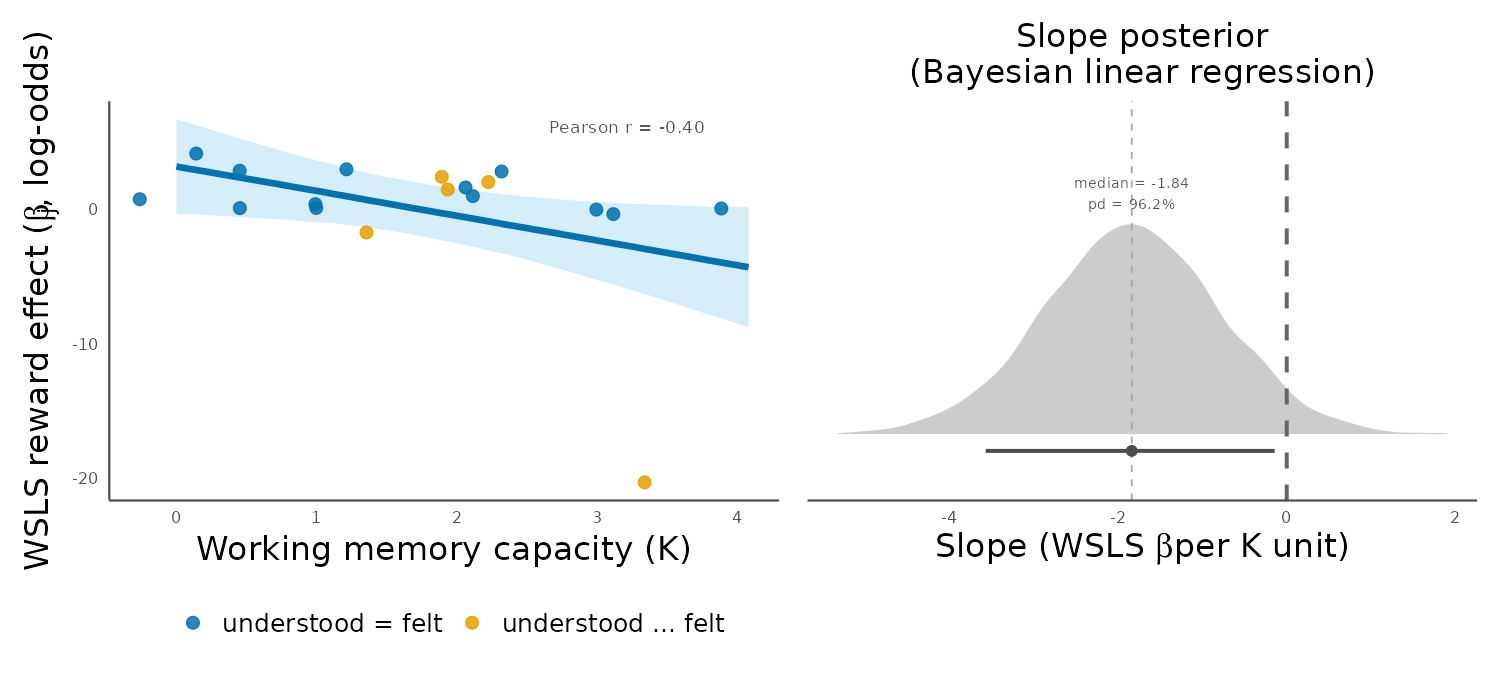

Recreate this plot in R.
rm(list = ls())

#### SETUP ####
library(dplyr)
library(tidyr)
library(readr)
library(ggplot2)
library(patchwork)
library(stringr)
library(posterior)

DATA_TASK <- "../../data/ioc-all-fixed-pilot/task"
DATA_WM   <- "../../data/ioc-all-fixed-pilot/wm"
OUT_PNG   <- "wm_wsls.png"

COL_YES <- "#0072B2"
COL_NO  <- "#E69F00"

MISUNDERSTOOD  <- "67dae998d8f2cfb8a8e3bf03"
FELT_DIFFERENT <- c("677009b08130c3028f6a8a6d", "68598a1d4cebd213b2abb1d9",
                    "69b7e04340b00585acbb91ac", "6a0092581cd317f1ff1765a2")

GREY30 <- "#4d4d4d"
GREY40 <- "#666666"
GREY65 <- "#a6a6a6"
GREY80 <- "#cccccc"

# ── 1. WM K scores ────────────────────────────────────────────────────────────
wm_files <- list.files(DATA_WM, pattern = "^ioc-wm_[a-f0-9]{24}_SESSION.*\\.csv$", full.names = TRUE)
wm <- lapply(wm_files, \(f) {
  pid <- regmatches(f, regexpr("[a-f0-9]{24}", f))
  df  <- read_csv(f, show_col_types = FALSE, col_types = cols(.default = col_character()))
  exp <- df |>
    filter(trial_name == "test_squares", block_type == "exp") |>
    mutate(set_size = as.numeric(set_size),
           acc_bool = tolower(as.character(accuracy)) == "true")

  k_vals <- sapply(c(4, 8), \(ss) {
    t <- exp |> filter(set_size == ss)
    if (nrow(t) == 0) return(NA)
    d <- t |> filter(condition == "d")
    s <- t |> filter(condition == "s")
    if (nrow(d) == 0 || nrow(s) == 0) return(NA)
    ss * (mean(d$acc_bool) + mean(s$acc_bool) - 1)
  })
  data.frame(participant = pid, wm_k = mean(k_vals, na.rm = TRUE))
}) |> bind_rows()

# ── 2. WSLS per-subject betas (lag-1 logistic regression) ────────────────────
task_files <- list.files(DATA_TASK, pattern = "^ioc-all_[a-f0-9]{24}_SESSION.*\\.csv$", full.names = TRUE)
df_raw <- lapply(task_files, \(f) {
  pid <- regmatches(f, regexpr("[a-f0-9]{24}", f))
  read_csv(f, show_col_types = FALSE, col_types = cols(.default = col_character())) |>
    mutate(participant = pid)
}) |> bind_rows()

gb <- df_raw |>
  filter(task == "gambling_choice", as.character(block_number) != "training") |>
  mutate(block_number = as.character(block_number),
         trial_number = as.numeric(trial_number),
         reward       = as.numeric(reward)) |>
  arrange(participant, block_number, trial_number)

records <- list()
for (key in unique(paste(gb$participant, gb$block_number, sep = "__"))) {
  parts <- strsplit(key, "__")[[1]]
  pid <- parts[1]; blk <- parts[2]
  grp <- gb |> filter(participant == pid, block_number == blk)
  n   <- nrow(grp)
  if (n <= 1) next
  for (i in 2:n) {
    row   <- grp[i, ]; nback <- grp[i - 1, ]
    if (!isTRUE(as.logical(row$is_choice_valid))) next
    if (!isTRUE(as.logical(nback$is_choice_valid))) next
    if (is.na(nback$choice_key) || is.na(nback$reward)) next
    records[[length(records) + 1]] <- data.frame(
      participant  = pid,
      stay         = as.integer(row$choice_key == nback$choice_key),
      reward_nback = as.integer(as.numeric(nback$reward))
    )
  }
}
df_wsls <- bind_rows(records)

# Hierarchical logistic: per-subject beta via individual GLMs (median of posteriors)
wsls_betas <- df_wsls |>
  group_by(participant) |>
  summarise(wsls_beta = {
    fit <- glm(stay ~ reward_nback, family = binomial(), data = cur_data())
    coef(fit)["reward_nback"]
  }, .groups = "drop")

# ── 3. Merge and regression ───────────────────────────────────────────────────
merged <- wm |>
  inner_join(wsls_betas, by = "participant") |>
  filter(!is.na(wm_k), !is.na(wsls_beta)) |>
  mutate(
    understood_eq_felt = !(participant %in% MISUNDERSTOOD) & !(participant %in% FELT_DIFFERENT),
    color_grp = if_else(understood_eq_felt, "understood = felt", "understood ≠ felt")
  )

cat(sprintf("\nMerged subjects: %d\n", nrow(merged)))

wm_k_mean <- mean(merged$wm_k); wm_k_sd <- sd(merged$wm_k)
merged$wm_k_z <- (merged$wm_k - wm_k_mean) / wm_k_sd

# Bayesian regression via normal approximation of GLM
reg_fit      <- lm(wsls_beta ~ wm_k_z, data = merged)
slope_mean   <- coef(reg_fit)["wm_k_z"]
slope_se     <- summary(reg_fit)$coefficients["wm_k_z", "Std. Error"]
int_mean     <- coef(reg_fit)["(Intercept)"]
int_se       <- summary(reg_fit)$coefficients["(Intercept)", "Std. Error"]

set.seed(42)
slope_draws <- rnorm(4000, slope_mean, slope_se)
int_draws   <- rnorm(4000, int_mean,   int_se)
slope_raw   <- slope_draws / wm_k_sd   # back to per-K-unit scale

# Posterior predictive band
x_grid   <- seq(0, max(merged$wm_k) * 1.05, length.out = 200)
x_grid_z <- (x_grid - wm_k_mean) / wm_k_sd
y_grid   <- outer(int_draws, rep(1, 200)) + outer(slope_draws, x_grid_z)
y_lo  <- apply(y_grid, 2, quantile, 0.05)
y_med <- apply(y_grid, 2, quantile, 0.50)
y_hi  <- apply(y_grid, 2, quantile, 0.95)
df_band <- data.frame(x = x_grid, y_lo = y_lo, y_med = y_med, y_hi = y_hi)

r_pearson <- cor(merged$wm_k, merged$wsls_beta)

# ── 4. Scatter panel ─────────────────────────────────────────────────────────
p_scatter <- ggplot(merged, aes(x = wm_k, y = wsls_beta)) +
  geom_ribbon(data = df_band, aes(x = x, ymin = y_lo, ymax = y_hi),
              inherit.aes = FALSE, fill = "#56B4E9", alpha = 0.25) +
  geom_line(data = df_band, aes(x = x, y = y_med),
            inherit.aes = FALSE, colour = "#0072B2", linewidth = 1.5) +
  geom_point(aes(colour = color_grp), size = 2.5, alpha = 0.85) +
  scale_colour_manual(
    values = c("understood = felt" = COL_YES, "understood ≠ felt" = COL_NO),
    name   = NULL
  ) +
  annotate("text", x = max(merged$wm_k) * 0.97,
           y = max(merged$wsls_beta) + diff(range(merged$wsls_beta)) * 0.08,
           label = sprintf("Pearson r = %.2f", r_pearson),
           hjust = 1, size = 3, colour = "#555555") +
  labs(x = "Working memory capacity (K)",
       y = expression("WSLS reward effect (" * beta[j] * ", log-odds)")) +
  theme_minimal(base_size = 11) +
  theme(
    panel.grid    = element_blank(),
    axis.line.x   = element_line(colour = GREY30),
    axis.line.y   = element_line(colour = GREY30),
    axis.title    = element_text(size = 16),
    axis.text     = element_text(size = 8),
    legend.text   = element_text(size = 12),
    legend.position = "bottom",
    plot.background = element_rect(fill = "white", colour = NA)
  )

# ── 5. Slope posterior panel ──────────────────────────────────────────────────
med_slope <- median(slope_raw)
ci90      <- quantile(slope_raw, c(0.05, 0.95))
pd_val    <- max(mean(slope_raw > 0), mean(slope_raw < 0)) * 100

df_slope <- data.frame(x = slope_raw)

p_post <- ggplot(df_slope, aes(x = x)) +
  stat_density(aes(y = after_stat(density / max(density))), geom = "area", fill = GREY80, colour = NA, bw = "SJ") +
  geom_vline(xintercept = 0, colour = GREY40, linetype = "dashed", linewidth = 0.9) +
  geom_vline(xintercept = med_slope, colour = GREY65, linetype = "dashed", linewidth = 0.4) +
  annotate("segment", x = ci90[1], xend = ci90[2], y = -0.08, yend = -0.08,
           colour = GREY30, linewidth = 0.9) +
  annotate("point",   x = med_slope, y = -0.08, colour = GREY30, size = 2) +
  annotate("text", x = med_slope, y = 1.22,
           label = sprintf("median = %.2f\npd = %.1f%%", med_slope, pd_val),
           hjust = 0.5, vjust = 1, size = 2.5, colour = "#555555") +
  labs(x = expression("Slope (WSLS " * beta * " per K unit)"),
       title = "Slope posterior\n(Bayesian linear regression)") +
  coord_cartesian(ylim = c(-0.23, 1.5), clip = "off") +
  theme_minimal(base_size = 11) +
  theme(
    panel.grid    = element_blank(),
    axis.title.y  = element_blank(),
    axis.text.y   = element_blank(),
    axis.ticks.y  = element_blank(),
    axis.line.x   = element_line(colour = GREY30),
    axis.title.x  = element_text(size = 16),
    axis.text.x   = element_text(size = 8),
    plot.title    = element_text(size = 16, hjust = 0.5),
    plot.background = element_rect(fill = "white", colour = NA)
  )

# ── 6. Combine and save ───────────────────────────────────────────────────────
fig <- p_scatter | p_post
ggsave(OUT_PNG, fig, width = 10, height = 4.5, dpi = 150, bg = "white")
cat(sprintf("\nSaved → %s\n", OUT_PNG))
